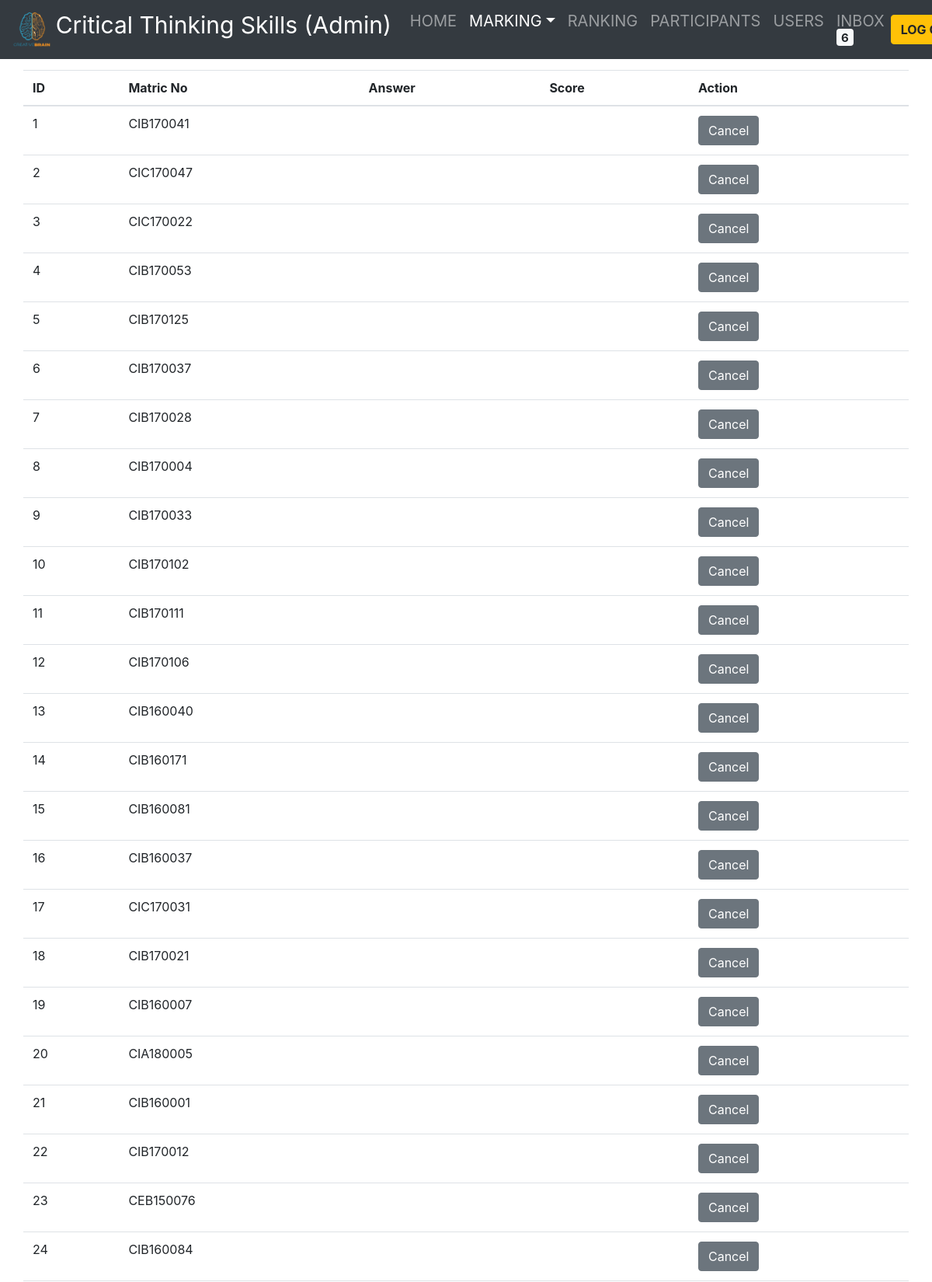
The page /admin/mark.php (signed in, upper part) on the database its author committed.
### tables this page shows
CREATE TABLE `participant` (
  `id` int(10) NOT NULL,
  `matricNo` varchar(10) NOT NULL,
  `university` int(2) NOT NULL,
  `faculty` int(2) NOT NULL,
  `course` int(2) NOT NULL,
  `yearOfStudy` int(11) NOT NULL,
  `gender` int(2) NOT NULL,
  `age` int(5) NOT NULL,
  `ethnic` int(5) NOT NULL,
  `nationality` int(11) NOT NULL,
  `email` varchar(255) NOT NULL,
  `createdOn` timestamp NOT NULL DEFAULT CURRENT_TIMESTAMP ON UPDATE CURRENT_TIMESTAMP
);

### admin/mark.php (the view, shortened to what this page needs)
<!DOCTYPE html>
<?php
include ('connect.php');
$sqlPage = '
SELECT 		COUNT(id)
FROM 		message
WHERE NOT 	status =  0';
$resultPage 	= $conn->query($sqlPage);
$rowPage 		= $resultPage->fetch_row();
$total_records 	= $rowPage[0];
?>
<html>
<head>
	<link rel="stylesheet" type="text/css" href="admin.css">
	<link rel="stylesheet" href="https://stackpath.bootstrapcdn.com/bootstrap/4.3.1/css/bootstrap.min.css">
</head>
<body>
	<nav class="navbar navbar-expand-lg navbar-dark bg-dark fixed-top">
		<a class="navbar-brand" href="home.php">
			<img src= "../Brain Logo.png" style="width: 50px; height: 50px">
			<span style="font-size:30px">Critical Thinking Skills (Admin)</span></a>
			<div class="collapse navbar-collapse" id="navbarSupportedContent" style="font-size:20px;">
				<ul class="navbar-nav mr-auto">
					<li class="nav-item">
						<a class="nav-link" href="home.php">HOME</a>
					</li>
					<li class="nav-item dropdown active">
						<a class="nav-link dropdown-toggle" href="questions.php" id="navbarDropdown" role="button" data-toggle="dropdown" aria-haspopup="true" aria-expanded="false">MARKING</a>
					</li>
					<li class="nav-item">
						<a class="nav-link" href="ranking.php">RANKING</a>
					</li>
					<li class="nav-item">
						<a class="nav-link" href="participants.php">PARTICIPANTS</a>
					</li>
					<li class="nav-item">
						<a class="nav-link" href="users.php">USERS</a>
					</li>
					<li class="nav-item">
						<a class="nav-link" href="message.php">INBOX <span class="badge badge-light"><?php echo $total_records; ?></span></a>
					</li>
				</ul>
				<a class="btn btn-warning" style="font-weight: bold" href="logout.php">LOG&nbspOUT</a>
			</div>
		</nav>
		<div class="container1">
			<form action = "mark.php?mark=<?php echo $id?>" method="POST" style="width: 100%">
				<table id="DynamicTable" class="table table-hover">
				<thead>
					<tr>
						<th scope="col">ID</th>
						<th scope="col">Matric No</th>
						<th scope="col">Answer</th>
						<th scope="col">Score</th>
						<th scope="col">Action</th>
					</tr>
				</thead>
				<tbody>
				<?php
					$testID = array();
					$sql = "SELECT id FROM test";
					$result = $conn->query($sql);
					while($row = $result->fetch_assoc()) {
						array_push($testID, $row["id"]);
					}
					$noOfParticipant = sizeof($testID);
					for($i = 0; $i < $noOfParticipant; $i ++){
					echo '<tr>';
						echo '<td>';
							echo $i + 1;
						echo '</td>';
						echo '<td>';
							$sql = "SELECT participantid FROM test WHERE id = '$testID[$i]'";
							$result = $conn->query($sql);
							$participantid = 0;
							while($row = $result->fetch_assoc()) {
								$participantid = $row["participantid"];
							}
							$sql = "SELECT matricNo FROM participant WHERE id = '$participantid'";
							$result = $conn->query($sql);
							$matricNo = "";
							while($row = $result->fetch_assoc()) {
								$matricNo = $row["matricNo"];
							}
							echo $matricNo;
						echo '</td>';
						echo '<td  style ="text-align: left;">';
						echo '</td>';
						echo '<td>';
						echo'</td>';
						echo '<td>';
						echo"<input class='btn btn-secondary' type=\"button\" name=\"cancel\" value=\"Cancel\" onclick=\"window.location='marking.php'\">";
						echo '</td>';
					echo '</tr>';
					}
					?>
				</tbody>
			</table>
			</form>
		</div>
	</body>
	</html>

### admin/admin.css (style rules this page uses)
body { font-family: Arial, Helvetica, sans-serif; }
* { box-sizing: border-box; line-height: 20px; }
body { padding-top: 90px; }
.container1 { padding: 0px 30px 70px; width: 100%; }

### rows shown on the page
participant: matricNo "CIB170041"
participant: matricNo "CIC170047"
participant: matricNo "CIC170022"
participant: matricNo "CIB170053"
participant: matricNo "CIB170125"
participant: matricNo "CIB170037"
participant: matricNo "CIB170028"
participant: matricNo "CIB170004"
participant: matricNo "CIB170033"
participant: matricNo "CIB170102"
participant: matricNo "CIB170111"
participant: matricNo "CIB170106"
participant: matricNo "CIB160040"
participant: matricNo "CIB160171"
participant: matricNo "CIB160081"
participant: matricNo "CIB160037"
participant: matricNo "CIC170031"
participant: matricNo "CIB170021"
participant: matricNo "CIB160007"
participant: matricNo "CIA180005"
participant: matricNo "CIB160001"
participant: matricNo "CIB170012"
participant: matricNo "CEB150076"
participant: matricNo "CIB160084"

### other values the page prints
$total_records "6"
